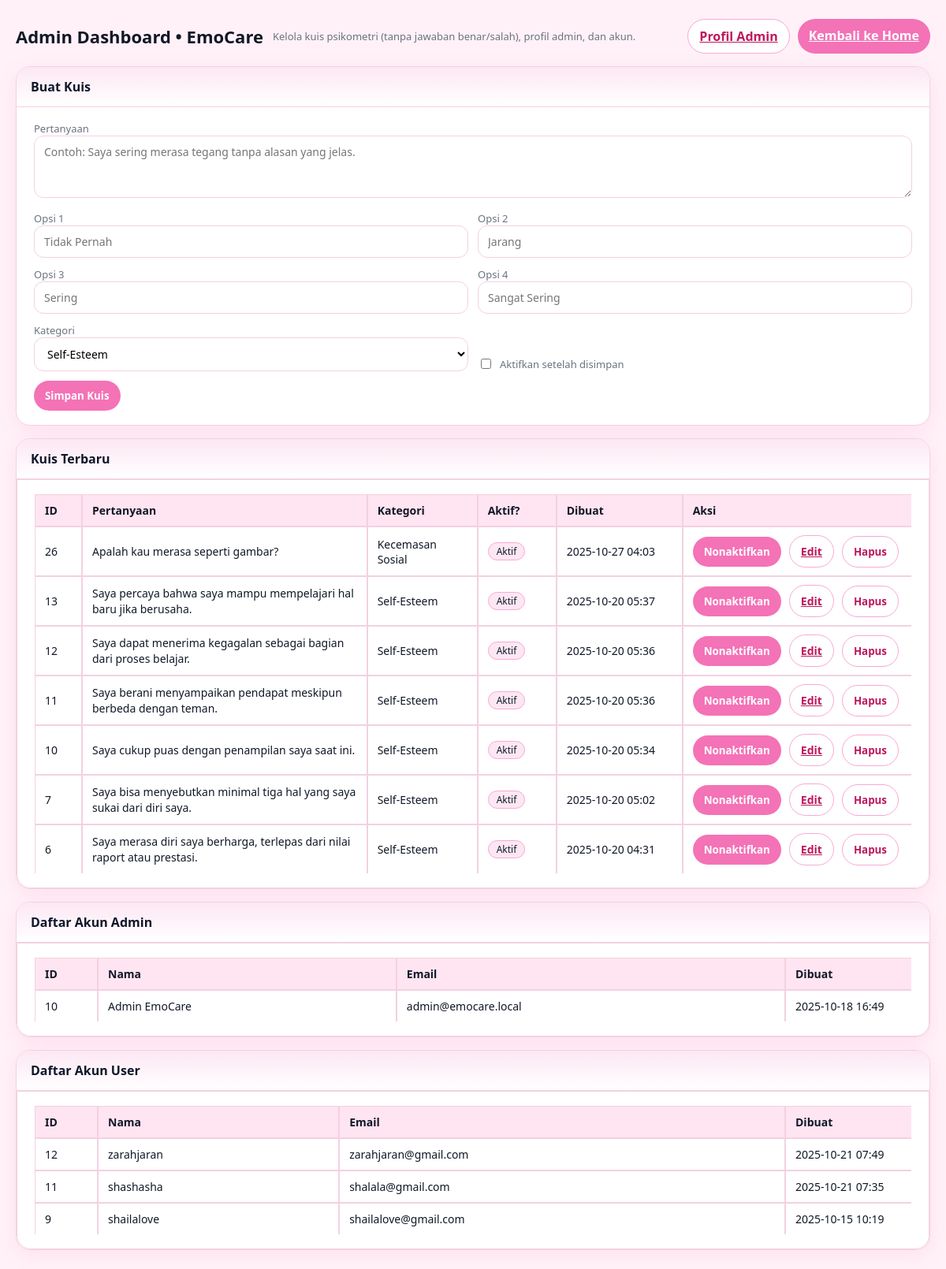
The app's page /admin.php (signed in) with its own data.
### tables this page shows
CREATE TABLE `quiz_questions` (
  `id` int(11) NOT NULL,
  `question_text` text NOT NULL,
  `image_path` varchar(255) DEFAULT NULL,
  `is_active` tinyint(1) NOT NULL DEFAULT 0,
  `created_at` timestamp NOT NULL DEFAULT current_timestamp(),
  `category` varchar(64) NOT NULL
);

CREATE TABLE `pengguna` (
  `pengguna_id` int(10) UNSIGNED NOT NULL,
  `nama` varchar(100) NOT NULL,
  `email` varchar(190) NOT NULL,
  `password_hash` varchar(255) NOT NULL,
  `created_at` datetime NOT NULL DEFAULT current_timestamp(),
  `updated_at` datetime DEFAULT NULL ON UPDATE current_timestamp(),
  `role` enum('user','admin') NOT NULL DEFAULT 'user'
);

### admin.php (the view, shortened to what this page needs)
<?php
require_once __DIR__ . '/backend/config.php';
function h($s)
{
  return htmlspecialchars((string) $s, ENT_QUOTES, 'UTF-8');
}
$admins = [];
if ($res = $mysqli->query("SELECT pengguna_id, nama, email, COALESCE(DATE_FORMAT(created_at,'%Y-%m-%d %H:%i'), '') AS created_at FROM pengguna WHERE role='admin' ORDER BY pengguna_id DESC")) {
  $admins = $res->fetch_all(MYSQLI_ASSOC);
}
$users = [];
if ($res2 = $mysqli->query("SELECT pengguna_id, nama, email, COALESCE(DATE_FORMAT(created_at,'%Y-%m-%d %H:%i'), '') AS created_at FROM pengguna WHERE role='user' ORDER BY pengguna_id DESC")) {
  $users = $res2->fetch_all(MYSQLI_ASSOC);
}
$quizzes = [];
if ($res3 = $mysqli->query("SELECT id, question_text, category, is_active, DATE_FORMAT(created_at, '%Y-%m-%d %H:%i') AS created_at FROM quiz_questions ORDER BY id DESC LIMIT 10")) {
  $quizzes = $res3->fetch_all(MYSQLI_ASSOC);
}
?>
<!doctype html>
<html lang="id">
<head>
  <link rel="stylesheet" href="css/admin.css">
</head>
<body data-page="admin">
  <div class="wrap">
    <div class="hdr">
      <h1>Admin Dashboard • EmoCare</h1>
      <span class="muted">Kelola kuis psikometri (tanpa jawaban benar/salah), profil admin, dan akun.</span>
      <div class="right">
        <a class="btn ghost" href="admin_profile.php">Profil Admin</a>
        <a class="btn" href="home.php">Kembali ke Home</a>
      </div>
    </div>
    <section class="card full" id="quiz">
      <div class="hd">
        <h2>Buat Kuis</h2>
      </div>
      <div class="bd">
        <form method="post" class="row">
          <label>
            <div class="muted small">Pertanyaan</div>
            <textarea name="question_text" class="inp" rows="3" required
              placeholder="Contoh: Saya sering merasa tegang tanpa alasan yang jelas."></textarea>
          </label>
          <div class="row row-2">
            <label>
              <div class="muted small">Opsi 1</div><input class="inp" name="option_1" required
                placeholder="Tidak Pernah" />
            </label>
            <label>
              <div class="muted small">Opsi 2</div><input class="inp" name="option_2" required placeholder="Jarang" />
            </label>
            <label>
              <div class="muted small">Opsi 3</div><input class="inp" name="option_3" placeholder="Sering" />
            </label>
            <label>
              <div class="muted small">Opsi 4</div><input class="inp" name="option_4" placeholder="Sangat Sering" />
            </label>
          </div>
          <div class="row row-2">
            <label>
              <div class="muted small">Kategori</div>
              <select class="inp" name="category" required>
                <option value="self_esteem">Self-Esteem</option>
              </select>
            </label>
            <label style="display:flex; align-items:flex-end; gap:8px;">
              <input type="checkbox" name="make_active" value="1" />
              <span class="muted small">Aktifkan setelah disimpan</span>
            </label>
          </div>
          <div><button class="btn" type="submit">Simpan Kuis</button></div>
        </form>
      </div>
    </section>
    <?php if (!empty($quizzes)): ?>
      <section class="card full">
        <div class="hd">
          <h2>Kuis Terbaru</h2>
        </div>
        <div class="bd table-responsive">
          <table class="ec-table">
            <thead>
              <tr>
                <th style="width:60px">ID</th>
                <th>Pertanyaan</th>
                <th style="width:140px">Kategori</th>
                <th style="width:100px">Aktif?</th>
                <th style="width:160px">Dibuat</th>
                <th style="width:240px">Aksi</th>
              </tr>
            </thead>
            <tbody>
              <?php foreach ($quizzes as $q): ?>
                <tr>
                  <td><?= (int) $q['id'] ?></td>
                  <td>
                    <div class="qtext"><?= h($q['question_text']) ?></div>
                  </td>
                  <td><?= h($q['category'] === 'self_esteem' ? 'Self-Esteem' : 'Kecemasan Sosial') ?></td>
                  <td><?= $q['is_active'] ? '<span class="tag active">Aktif</span>' : '<span class="tag">Nonaktif</span>' ?>
                  </td>
                  <td><?= h($q['created_at']) ?></td>
                  <td class="actions">
                    <form method="post">
                      <button class="btn"><?= $q['is_active'] ? 'Nonaktifkan' : 'Aktifkan' ?></button>
                    </form>
                    <a class="btn ghost" href="admin.php?edit_id=<?= (int) $q['id'] ?>#quiz">Edit</a>
                    <form method="post" onsubmit="return confirm('Hapus kuis ini?')">
                      <button class="btn ghost">Hapus</button>
                    </form>
                  </td>
                </tr>
              <?php endforeach; ?>
            </tbody>
          </table>
        </div>
      </section>
    <?php endif; ?>
    <section class="card full">
      <div class="hd">
        <h2>Daftar Akun Admin</h2>
      </div>
      <div class="bd table-responsive">
        <?php if (empty($admins)): ?>
          <div class="muted">Belum ada akun admin lain.</div>
        <?php else: ?>
          <table class="ec-table">
            <thead>
              <tr>
                <th style="width:80px">ID</th>
                <th>Nama</th>
                <th>Email</th>
                <th style="width:160px">Dibuat</th>
              </tr>
            </thead>
            <tbody>
              <?php foreach ($admins as $a): ?>
                <tr>
                  <td><?= (int) $a['pengguna_id'] ?></td>
                  <td><?= h($a['nama']) ?></td>
                  <td><?= h($a['email']) ?></td>
                  <td><?= h($a['created_at']) ?></td>
                </tr>
              <?php endforeach; ?>
            </tbody>
          </table>
        <?php endif; ?>
      </div>
    </section>
    <section class="card full">
      <div class="hd">
        <h2>Daftar Akun User</h2>
      </div>
      <div class="bd table-responsive">
        <?php if (empty($users)): ?>
          <div class="muted">Belum ada akun user.</div>
        <?php else: ?>
          <table class="ec-table">
            <thead>
              <tr>
                <th style="width:80px">ID</th>
                <th>Nama</th>
                <th>Email</th>
                <th style="width:160px">Dibuat</th>
              </tr>
            </thead>
            <tbody>
              <?php foreach ($users as $u): ?>
                <tr>
                  <td><?= (int) $u['pengguna_id'] ?></td>
                  <td><?= h($u['nama']) ?></td>
                  <td><?= h($u['email']) ?></td>
                  <td><?= h($u['created_at']) ?></td>
                </tr>
              <?php endforeach; ?>
            </tbody>
          </table>
        <?php endif; ?>
      </div>
    </section>
  </div>
</body>
</html>

### css/admin.css (style rules this page uses)
:root { --font-sans: "Roboto", system-ui, -apple-system, Segoe UI, Roboto, Helvetica, Arial, "Apple Color Emoji", "Segoe UI Emoji"; }
html, body { font-family: var(--font-sans); -webkit-font-smoothing: antialiased; -moz-osx-font-smoothing: grayscale; text-rendering: optimizeLegibility; }
button, input, textarea, select { font-family: inherit; }
:root { --pink: #f472b6; --pink-200: #fce7f3; --pink-300: #f9a8d4; --pink-700: #be185d; --bg: #fff1f7; --card: #ffffff; --muted: #6b7280; --bd: #f3d1e1; }
body[data-page="admin"] { font-family: system-ui, -apple-system, Segoe UI, Roboto, 'Poppins', sans-serif; background: var(--bg); color: #111827; margin: 0; }
.wrap { max-width: 1100px; margin: 24px auto; padding: 0 16px; }
.hdr { display: flex; gap: 12px; align-items: center; margin-bottom: 16px; }
.hdr h1 { margin: 0; font-size: 22px; font-weight: 800; }
.right { display: flex; gap: 8px; margin-left: auto; }
.small { font-size: 12px; }
.muted { color: var(--muted); font-size: 13px; }
.card { background: var(--card); border: 1px solid var(--bd); border-radius: 16px; box-shadow: 0 2px 10px rgba(244, 114, 182, .15); }
.card .hd { display: flex; align-items: center; gap: 8px; padding: 12px 16px; border-bottom: 1px solid var(--bd); background: linear-gradient(180deg, var(--pink-200), #fff); }
.card .hd h2 { margin: 0; font-size: 16px; font-weight: 800; color: #0f172a; }
.card .bd { padding: 16px; }
table { width: 100%; border-collapse: collapse; }
th, td { border: 1px solid var(--bd); padding: 8px 10px; font-size: 14px; text-align: left; }
th { background: var(--pink-200); font-weight: 700; }
.btn { background: var(--pink); color: #fff; border: none; border-radius: 12px; padding: 10px 14px; font-weight: 700; cursor: pointer; }
.btn.ghost { background: #fff; color: var(--pink-700); border: 1px solid var(--pink-300); }
.inp, textarea, select { width: 100%; border: 1px solid var(--bd); border-radius: 10px; padding: 10px 12px; font-size: 14px; }
.row { display: grid; grid-template-columns: 1fr; gap: 12px; }
@media (min-width:640px) { .row-2 { grid-template-columns: 1fr 1fr; } }
.tag { display: inline-block; font-size: 12px; padding: 2px 8px; border-radius: 999px; border: 1px solid var(--bd); background: #fff; }
.tag.active { background: var(--pink-200); border-color: var(--pink-300); }
* { box-sizing: border-box; }
.card { background: #fff; border: 1px solid var(--bd, #f3d1e1); border-radius: 16px; box-shadow: 0 6px 24px rgba(244, 114, 182, .12); overflow: hidden; margin-bottom: 16px; }
.card .hd { padding: 14px 18px; background: linear-gradient(180deg, var(--pink-200, #fce7f3), #fff); border-bottom: 1px solid var(--bd, #f3d1e1); }
.card .bd { padding: 18px 22px; }
.row.row-2 { grid-template-columns: 1fr 1fr; }
.row>label { display: block; min-width: 0; }
.inp, textarea, select { width: 100%; border: 1px solid var(--bd, #f3d1e1); border-radius: 12px; padding: 10px 12px; font-size: 14px; background: #fff; }
textarea.inp, textarea { resize: vertical; }
.btn { border-radius: 999px; }
.tag { border-radius: 999px; }
.table-responsive { overflow: hidden; border: 1px solid var(--bd, #f3d1e1); border-radius: 12px; background: #fff; }
.ec-table { width: 100%; border-collapse: separate; border-spacing: 0; }
.ec-table th, .ec-table td { padding: 10px 12px; font-size: 14px; border-bottom: 1px solid var(--bd, #f3d1e1); border-right: 1px solid var(--bd, #f3d1e1); }
.ec-table th { background: var(--pink-100, #ffe4f1); }
.ec-table tr>*:last-child { border-right: none; }
.ec-table tbody tr:last-child>* { border-bottom: none; }
.hdr { display: flex; align-items: center; gap: 12px; }
.hdr .right { margin-left: auto; display: flex; gap: 10px; }
.wrap { max-width: 1200px; margin: 24px auto; padding: 0 20px; }
.ec-table .actions { display: flex; gap: 8px; align-items: center; flex-wrap: wrap; }
.qtext { display: -webkit-box; -webkit-line-clamp: 2; -webkit-box-orient: vertical; overflow: hidden; text-overflow: ellipsis; line-height: 1.4; max-width: 100%; }
.tag { display: inline-block; font-size: 12px; padding: 2px 10px; border-radius: 999px; border: 1px solid var(--bd); background: #fff; }
.card { border-radius: 18px; }
.card .bd { border-radius: 0 0 18px 18px; }
.ec-table .actions { display: flex; align-items: center; justify-content: flex-end; gap: 10px; flex-wrap: nowrap; white-space: nowrap; padding-right: 16px; }
.ec-table .actions form { margin: 0; display: contents; }
.ec-table .actions .btn { white-space: nowrap; }

### records on screen
quiz_questions: id "26", question_text "Apalah kau merasa seperti gambar?", category "Kecemasan Sosial", is_active "Aktif", created_at "2025-10-27 04:03"
quiz_questions: id "13", question_text "Saya percaya bahwa saya mampu mempelajari hal baru jika berusaha.", category "Self-Esteem", is_active "Aktif", created_at "2025-10-20 05:37"
quiz_questions: id "12", question_text "Saya dapat menerima kegagalan sebagai bagian dari proses belajar.", category "Self-Esteem", is_active "Aktif", created_at "2025-10-20 05:36"
quiz_questions: id "11", question_text "Saya berani menyampaikan pendapat meskipun berbeda dengan teman.", category "Self-Esteem", is_active "Aktif", created_at "2025-10-20 05:36"
quiz_questions: id "10", question_text "Saya cukup puas dengan penampilan saya saat ini.", category "Self-Esteem", is_active "Aktif", created_at "2025-10-20 05:34"
quiz_questions: id "7", question_text "Saya bisa menyebutkan minimal tiga hal yang saya sukai dari diri saya.", category "Self-Esteem", is_active "Aktif", created_at "2025-10-20 05:02"
quiz_questions: id "6", question_text "Saya merasa diri saya berharga, terlepas dari nilai raport atau prestasi.", category "Self-Esteem", is_active "Aktif", created_at "2025-10-20 04:31"
pengguna: pengguna_id "10", nama "Admin EmoCare", email "admin@emocare.local", created_at "2025-10-18 16:49"
pengguna: pengguna_id "12", nama "zarahjaran", email "zarahjaran@gmail.com", created_at "2025-10-21 07:49"
pengguna: pengguna_id "11", nama "shashasha", email "shalala@gmail.com", created_at "2025-10-21 07:35"
pengguna: pengguna_id "9", nama "shailalove", email "shailalove@gmail.com", created_at "2025-10-15 10:19"
